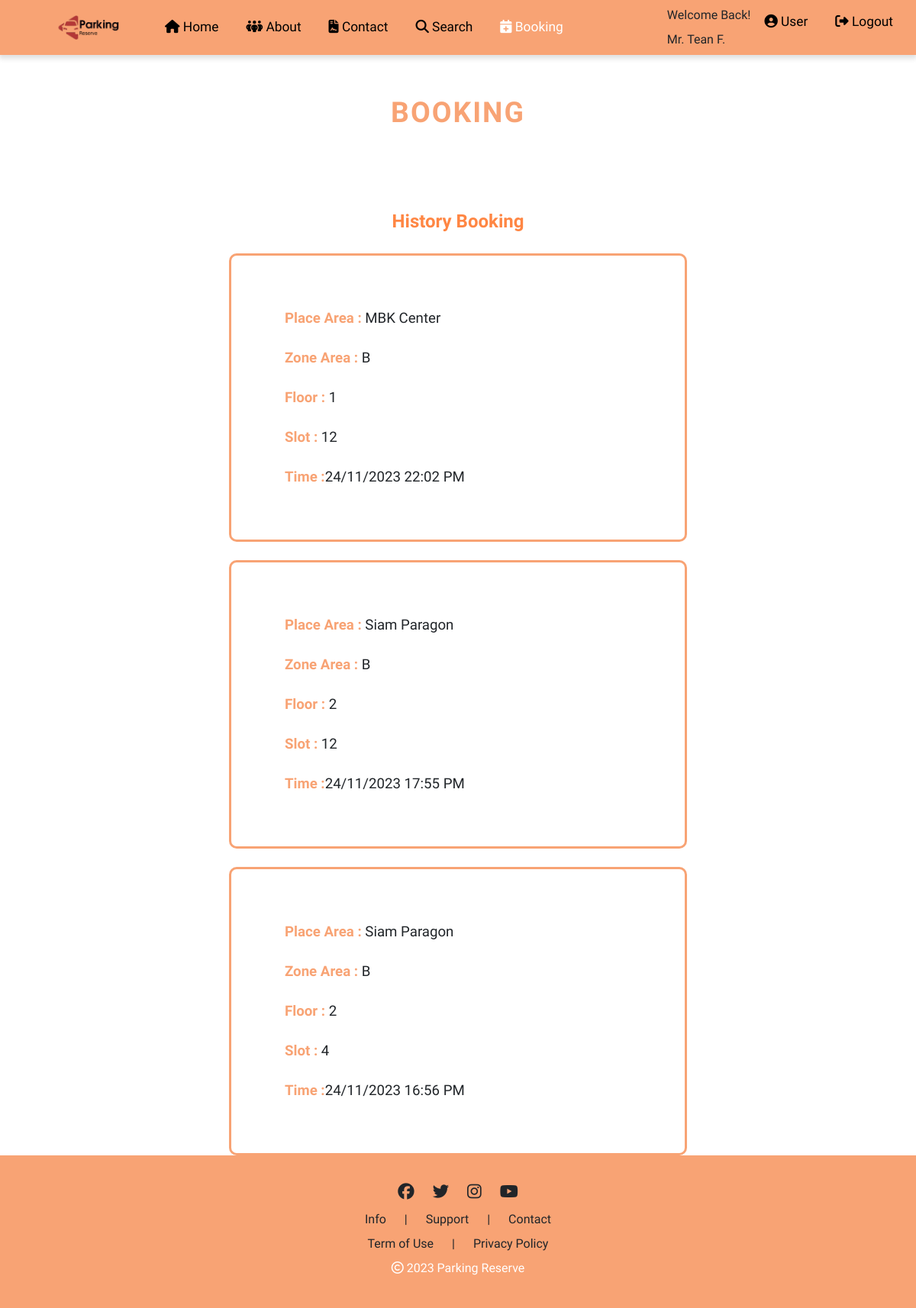
The app's page /bookingpage.php (signed in) with its own data.
### tables this page shows
CREATE TABLE `user_form` (
  `id` int(100) NOT NULL,
  `username` varchar(100) NOT NULL,
  `email` varchar(100) NOT NULL,
  `password` varchar(100) NOT NULL,
  `title` varchar(10) NOT NULL,
  `fname` varchar(100) NOT NULL,
  `lname` varchar(100) NOT NULL,
  `gender` varchar(10) NOT NULL,
  `image` varchar(100) NOT NULL,
  `role` varchar(20) DEFAULT 'user',
  `phone` varchar(10) NOT NULL,
  `date_of_birth` date DEFAULT NULL
);

CREATE TABLE `bookings` (
  `id` int(11) NOT NULL,
  `parking_spot_id` int(11) DEFAULT NULL,
  `user_id` int(11) DEFAULT NULL,
  `booking_time` datetime DEFAULT NULL,
  `floor_level` varchar(255) DEFAULT NULL,
  `zone` varchar(255) DEFAULT NULL,
  `slot_no` int(11) DEFAULT NULL,
  `created_at` timestamp NOT NULL DEFAULT CURRENT_TIMESTAMP
);

CREATE TABLE `parking_spots` (
  `id` int(11) NOT NULL,
  `name` varchar(255) NOT NULL,
  `image_path` varchar(255) NOT NULL,
  `open_time` time NOT NULL,
  `close_time` time NOT NULL,
  `slot_no` int(11) NOT NULL,
  `province` varchar(255) NOT NULL,
  `district` varchar(255) NOT NULL,
  `sub_district` varchar(255) NOT NULL
);

### bookingpage.php (the view, shortened to what this page needs)
<?php
include 'config.php';
$title = $fname = $lname = '';
if (isset($_SESSION['user_id'])) {
    $user_id = $_SESSION['user_id'];
    $query = "SELECT title, fname, lname FROM user_form WHERE id = ?";
    if ($stmt = mysqli_prepare($conn, $query)) {
        mysqli_stmt_bind_param($stmt, "i", $user_id);
        mysqli_stmt_execute($stmt);
        $result = mysqli_stmt_get_result($stmt);
        if ($row = mysqli_fetch_assoc($result)) {
            $fname = $row['fname'];
            $lname = $row['lname'];
            $title = $row['title'];
        }
    }
}
?>
<!DOCTYPE html>
<html lang="en">
<head>
    <link rel="stylesheet" href="https://cdnjs.cloudflare.com/ajax/libs/font-awesome/6.4.2/css/all.min.css">
    <link rel="stylesheet" href="https://cdnjs.cloudflare.com/ajax/libs/bootstrap/5.3.2/css/bootstrap.min.css">
    <link rel="stylesheet" href="CSS/booking.css">
    <link rel="stylesheet" href="https://cdn.jsdelivr.net/npm/swiper@11/swiper-bundle.min.css" />
</head>
<body>
    <nav class="navbar navbar-expand-lg bg-body-tertiary">
        <div class="container-fluid">
            <img src="img/logo-transparent.png" class="navbar-brand img-logo">
            <div class="collapse navbar-collapse" id="navbarSupportedContent">
                <ul class="navbar-nav me-auto mb-2 mb-lg-0">
                    <li class="nav-item">
                        <a class="nav-link" aria-current="page" href="homepage.php"><i class="fa-solid fa-house"></i> Home</a>
                    </li>
                    <li class="nav-item">
                        <a class="nav-link" href="aboutpage.php"><i class="fa-solid fa-people-group"></i> About</a>
                    </li>
                    <li class="nav-item">
                        <a class="nav-link" href="contactpage.php"><i class="fa-solid fa-file-contract"></i> Contact</a>
                    </li>
                    <li class="nav-item">
                        <a class="nav-link " href="searchpage.php" active><i class="fa-solid fa-magnifying-glass"></i> Search</a>
                    </li>
                    <li class="nav-item">
                        <a class="nav-link active" href="bookingpage.php"><i class="fa-solid fa-calendar-plus"></i> Booking</a>
                        <?php if (isset($_SESSION['user_id'])) : ?>
                    </li>
                <?php endif; ?>
                </ul>
                <div class="d-flex justify-content-center">
                    <ul class="navbar-nav me-auto mb-2 mb-lg-0">
                        <?php if (isset($_SESSION['user_id'])) : ?>
                            <div>
                                <?php if (!isset($_SESSION['welcome_back'])) {
                                    echo "<label>Welcome Back!</label>";
                                }
                                ?>
                                <div class="mt-2">
                                    <?php echo htmlspecialchars($title); ?>
                                    <?php echo htmlspecialchars($fname); ?>
                                    <?php if (!empty($lname)) : ?>
                                        <?php echo substr($lname, 0, 1) . '.'; ?>
                                </div>
                            <?php endif; ?>
                            </div>
                            <li class="nav-item">
                                <a class="nav-link" href="edit_user.php"><i class="fa-solid fa-circle-user"></i> User</a>
                            </li>
                            <li class="nav-item">
                                <a class="nav-link" href="logout.php"><i class="fa-solid fa-right-from-bracket"></i> Logout</a>
                            </li>
                        <?php endif; ?>
                    </ul>
                </div>
            </div>
        </div>
    </nav>
    <div class="container-fluid">
        <div class="title mt-5 text-center">
            BOOKING
        </div>
        <?php
        function formatDateTime($datetime)
        {
            return date('d/m/Y H:i A', strtotime($datetime));
        }
        if (isset($_SESSION['user_id'])) {
            $userId = $_SESSION['user_id'];
            $currentDate = date('Y-m-d');
            $expiryDateTime = date('Y-m-d H:i:s', strtotime('+3 hours'));
            $historyBookingsQuery = "SELECT b.*, p.name AS place_area
                             FROM bookings b
                             JOIN parking_spots p ON b.parking_spot_id = p.id
                             WHERE b.user_id = $userId
                             AND (DATE(b.booking_time) < '$currentDate' OR b.booking_time < '$expiryDateTime')
                             ORDER BY b.booking_time DESC";
            $historyResult = mysqli_query($conn, $historyBookingsQuery);
            echo '</div>';
            echo '<div class=" mt-5 pt-5 mb-3">';
            echo '<div class="text-topic-1 d-flex justify-content-center align-items-center">History Booking</div>';
            echo '</div>';
            while ($row = mysqli_fetch_assoc($historyResult)) {
                echo '<div class="box-info-ticket mt-4">';
                echo '<div>';
                echo '<div class="mt-5"><span class="text-topic">Place Area :</span>';
                echo '<span class="text-content"> ' . $row['place_area'] . '</span>';
                echo '</div>';
                echo '<div class="mt-4"><span class="text-topic">Zone Area :</span>';
                echo '<span class="text-content"> ' . $row['zone'] . '</span>';
                echo '</div>';
                echo '<div class="mt-4 mb-4"><span class="text-topic">Floor : </span>';
                echo '<span class="text-content"> ' . $row['floor_level'] . '</span>';
                echo '</div>';
                echo '<div class="mt-2 mb-4"><span class="text-topic">Slot : </span>';
                echo '<span class="text-content"> ' . $row['slot_no'] . '</span>';
                echo '</div>';
                echo '<div class="mt-4 mb-5"><span class="text-topic">Time :</span>';
                echo '<span class="text-content">' . formatDateTime($row['booking_time']) . '</span>';
                echo '</div>';
                echo '</div>';
                echo '</div>';
            }
        } else {
            echo 'User not logged in.';
        }
        ?>
</body>
<footer>
    <div class="p-0 m-0 footer">
        <div class="footer-content ">
            <div class="row d-flex justify-content-center align-items-center icon-footer">
                <div class="col-auto"><i class="fa-brands fa-facebook"></i></div>
                <div class="col-auto"><i class="fa-brands fa-twitter"></i></div>
                <div class="col-auto"><i class="fa-brands fa-instagram"></i></div>
                <div class="col-auto"><i class="fa-brands fa-youtube"></i></div>
            </div>
            <div class="row d-flex justify-content-center align-items-center text-footer mt-2">
                <div class="col-auto">Info
                </div>
                <div class="col-auto">|</div>
                <div class="col-auto">Support</div>
                <div class="col-auto">|</div>
                <div class="col-auto">Contact</div>
            </div>
            <div class="row d-flex justify-content-center align-items-center text-footer mt-2">
                <div class="col-auto">Term of Use
                </div>
                <div class="col-auto">|</div>
                <div class="col-auto">Privacy Policy</div>
            </div>
            <div class="row d-flex justify-content-center align-items-center text-footer mt-2">
                <div class="col-auto" style="color: white;"><i class="fa-regular fa-copyright"></i>
                    2023 Parking Reserve
                </div>
            </div>
        </div>
    </div>
</footer>
</html>

### CSS/booking.css (style rules this page uses)
html, body { font-family: 'Prompt', sans-serif !important; }
body { min-height: 100vh; }
.navbar { background-color: #F8A374 !important; box-shadow: 0px 4px 6px 1px rgba(0, 0, 0, 0.12); }
.nav-link { color: black !important; font-weight: 500 !important; margin-left: 10px; margin-right: 10px; font-size: 13pt; }
.navbar-nav .nav-link.active { color: white !important; }
.navbar-brand { margin-left: 50px; }
.title { text-transform: uppercase; font-size: 28pt; color: #F8A374 !important; font-weight: 600 !important; letter-spacing: 2px; }
.footer { position: relative; height: 200px; background-color: #F8A374 !important; margin: 0; padding: 0; }
.footer-content { padding-top: 2rem; padding-bottom: 2rem; }
.icon-footer { font-size: 16pt; }
.text-footer { font-size: 12pt; }
.img-logo { width: 120px; }
.text-topic-1 { font-size: 18pt; font-weight: bold; color: #FF8643; }
.text-topic { font-size: 14pt; font-weight: bold; color: #F8A374; }
.text-content { font-size: 14pt; }
.box-info-ticket { width: 50%; border-radius: 10px; border: 3px solid #F8A374; padding: 20px; margin-left: auto; margin-right: auto; padding-left: 70px; padding-right: 70px; }

### records on screen
user_form: title "Mr.", fname "Tean", lname "F"
bookings: parking_spot.name "MBK Center", zone "B", floor_level "1", slot_no "12", booking_time "24/11/2023 22:02 PM"
bookings: parking_spot.name "Siam Paragon", zone "B", floor_level "2", slot_no "12", booking_time "24/11/2023 17:55 PM"
bookings: parking_spot.name "Siam Paragon", zone "B", floor_level "2", slot_no "4", booking_time "24/11/2023 16:56 PM"
